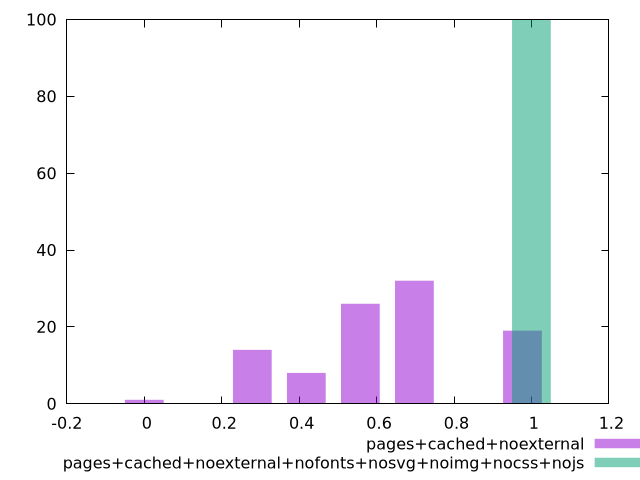

This figure's gnuplot source:
$_pagesCachedNoexternal <<EOF
0.2790763793884207 14
0.6976909484710518 32
0.5581527587768415 26
0.9767673278594725 19
0.41861456908263106 8
0 1
EOF
$_pagesCachedNoexternalNofontsNosvgNoimgNocssNojs <<EOF
1 100
EOF
set key outside below
set terminal pngcairo
set output "report_00005_2020-11-02T22-26-11.212Z/cumulative-layout-shift/cumulative-layout-shift_pages+cached+noexternal_pages+cached+noexternal+nofonts+nosvg+noimg+nocss+nojs+hist.png"
set boxwidth 0.1
set style fill transparent solid 0.5 noborder
set yrange [0:100]
plot $_pagesCachedNoexternal title "pages+cached+noexternal" with boxes ,$_pagesCachedNoexternalNofontsNosvgNoimgNocssNojs title "pages+cached+noexternal+nofonts+nosvg+noimg+nocss+nojs" with boxes ,
